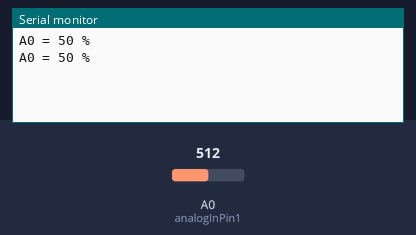
A sketch run on a simulated Arduino Uno, built with avr-gcc and run on an emulated ATmega328P. Parts: the last lines printed to the serial monitor. Inputs (shaded band) come from the test bench; at power-on: A0 (analogInPin1) = 512.

Above: at 1.8 s.
1.9 s: A0 (analogInPin1) set to 716
At 2.8 s:
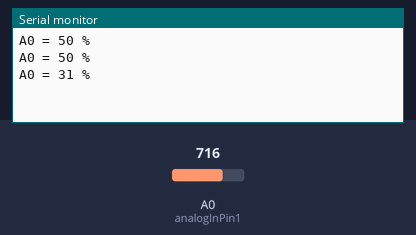
3.4 s: A0 (analogInPin1) set to 900
At 4.4 s:
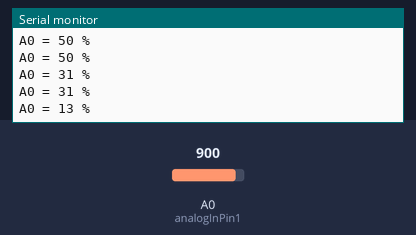
Timing chart, 0 to 6.4 s (numbered marks = the images above; inputs shaded):
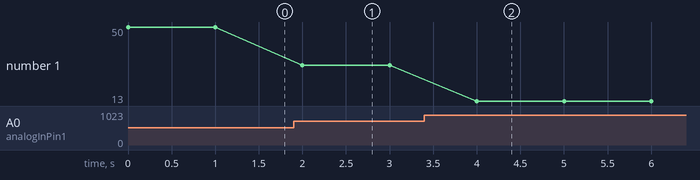

Measured:
- after the input at 1.9 s, the serial monitor: prints a new line after 0.10 s (image 1)
- after the input at 3.4 s, the serial monitor: prints a new line after 0.60 s (image 2)
- plotted number 1: 50 → 31 after the input at 1.9 s, 31 → 13 after the input at 3.4 s

The sketch:

Test_sensor.ino
```cpp
const int analogInPin1 = A0;

int sensorValue1 = 0;        // ตัวแปรค่า Analog
int outputValue;        // ตัวแปรสำหรับ Map เพื่อคิด %

void setup() {
  Serial.begin(9600);
}

void loop() {
    sensorValue1 = analogRead(analogInPin1);
    outputValue = map(sensorValue1, 0, 1023, 100, 0);
    Serial.print("A0 = ");
    Serial.print(outputValue);
    Serial.println(" %");
    delay(1000); // ใช้จริงเปลี่ยน 1000 -> 6000 or 30000
}
```
